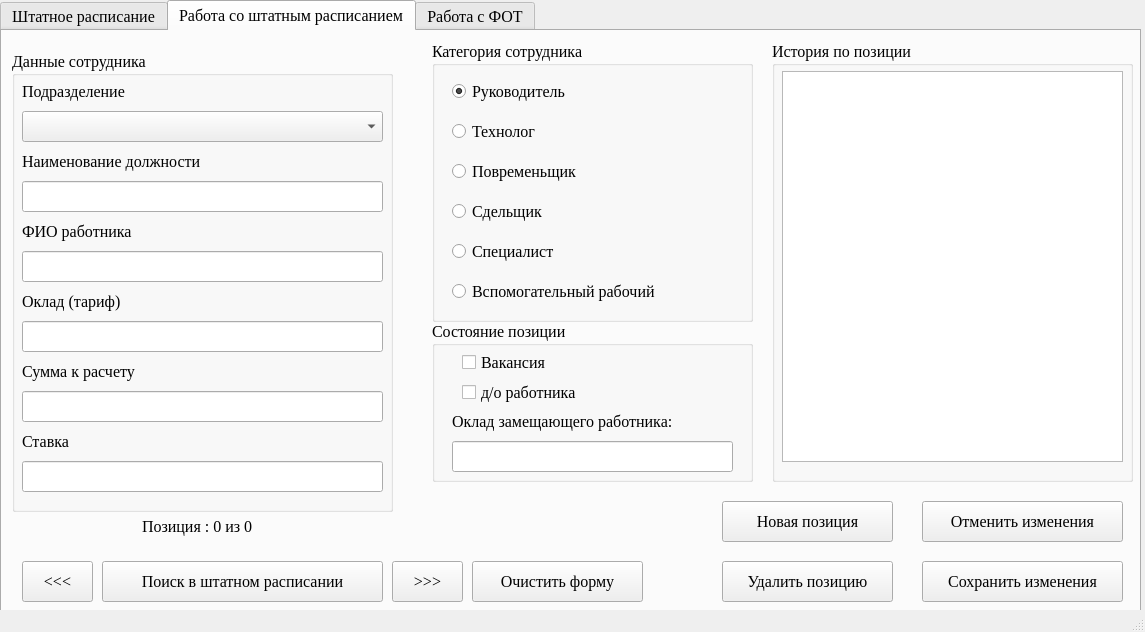
<?xml version="1.0" encoding="UTF-8"?>
<ui version="4.0">
 <class>MainWindow</class>
 <widget class="QMainWindow" name="MainWindow">
  <property name="geometry">
   <rect>
    <x>0</x>
    <y>0</y>
    <width>1145</width>
    <height>632</height>
   </rect>
  </property>
  <property name="focusPolicy">
   <enum>Qt::TabFocus</enum>
  </property>
  <property name="windowTitle">
   <string>Расчет распределения фонда оплаты труда</string>
  </property>
  <widget class="QWidget" name="centralwidget">
   <widget class="QTabWidget" name="tabWidget">
    <property name="geometry">
     <rect>
      <x>0</x>
      <y>0</y>
      <width>1141</width>
      <height>731</height>
     </rect>
    </property>
    <property name="font">
     <font>
      <family>Times New Roman</family>
      <pointsize>12</pointsize>
     </font>
    </property>
    <property name="currentIndex">
     <number>1</number>
    </property>
    <widget class="QWidget" name="shtat_table">
     <attribute name="title">
      <string>Штатное расписание</string>
     </attribute>
     <widget class="QTableWidget" name="shtat_table_work">
      <property name="geometry">
       <rect>
        <x>10</x>
        <y>10</y>
        <width>711</width>
        <height>501</height>
       </rect>
      </property>
     </widget>
     <widget class="QPushButton" name="change_position">
      <property name="geometry">
       <rect>
        <x>740</x>
        <y>30</y>
        <width>351</width>
        <height>31</height>
       </rect>
      </property>
      <property name="text">
       <string>Изменить позицию</string>
      </property>
     </widget>
     <widget class="QPushButton" name="save_shtat_table">
      <property name="geometry">
       <rect>
        <x>740</x>
        <y>480</y>
        <width>351</width>
        <height>31</height>
       </rect>
      </property>
      <property name="text">
       <string>Выгрузить для расчета отклонений</string>
      </property>
     </widget>
    </widget>
    <widget class="QWidget" name="shtat_tab">
     <attribute name="title">
      <string>Работа со штатным расписанием</string>
     </attribute>
     <widget class="QGroupBox" name="personel_data">
      <property name="geometry">
       <rect>
        <x>10</x>
        <y>20</y>
        <width>381</width>
        <height>461</height>
       </rect>
      </property>
      <property name="font">
       <font>
        <family>Times New Roman</family>
        <pointsize>12</pointsize>
       </font>
      </property>
      <property name="title">
       <string>Данные сотрудника</string>
      </property>
      <widget class="QLabel" name="department">
       <property name="geometry">
        <rect>
         <x>10</x>
         <y>30</y>
         <width>151</width>
         <height>21</height>
        </rect>
       </property>
       <property name="text">
        <string>Подразделение</string>
       </property>
      </widget>
      <widget class="QLabel" name="position">
       <property name="geometry">
        <rect>
         <x>10</x>
         <y>100</y>
         <width>241</width>
         <height>21</height>
        </rect>
       </property>
       <property name="text">
        <string>Наименование должности</string>
       </property>
      </widget>
      <widget class="QLabel" name="fio">
       <property name="geometry">
        <rect>
         <x>10</x>
         <y>170</y>
         <width>161</width>
         <height>21</height>
        </rect>
       </property>
       <property name="text">
        <string>ФИО работника</string>
       </property>
      </widget>
      <widget class="QLabel" name="tarif">
       <property name="geometry">
        <rect>
         <x>10</x>
         <y>240</y>
         <width>161</width>
         <height>21</height>
        </rect>
       </property>
       <property name="text">
        <string>Оклад (тариф)</string>
       </property>
      </widget>
      <widget class="QLabel" name="salary">
       <property name="geometry">
        <rect>
         <x>10</x>
         <y>310</y>
         <width>161</width>
         <height>21</height>
        </rect>
       </property>
       <property name="text">
        <string>Сумма к расчету</string>
       </property>
      </widget>
      <widget class="QLineEdit" name="pos_input">
       <property name="geometry">
        <rect>
         <x>10</x>
         <y>130</y>
         <width>361</width>
         <height>31</height>
        </rect>
       </property>
      </widget>
      <widget class="QLineEdit" name="fio_input">
       <property name="geometry">
        <rect>
         <x>10</x>
         <y>200</y>
         <width>361</width>
         <height>31</height>
        </rect>
       </property>
      </widget>
      <widget class="QLineEdit" name="tarif_input">
       <property name="geometry">
        <rect>
         <x>10</x>
         <y>270</y>
         <width>361</width>
         <height>31</height>
        </rect>
       </property>
      </widget>
      <widget class="QLineEdit" name="salary_input">
       <property name="geometry">
        <rect>
         <x>10</x>
         <y>340</y>
         <width>361</width>
         <height>31</height>
        </rect>
       </property>
      </widget>
      <widget class="QLineEdit" name="pos_count_input">
       <property name="geometry">
        <rect>
         <x>10</x>
         <y>410</y>
         <width>361</width>
         <height>31</height>
        </rect>
       </property>
      </widget>
      <widget class="QLabel" name="pos_count">
       <property name="geometry">
        <rect>
         <x>10</x>
         <y>380</y>
         <width>171</width>
         <height>21</height>
        </rect>
       </property>
       <property name="text">
        <string>Ставка</string>
       </property>
      </widget>
      <widget class="QComboBox" name="department_input">
       <property name="geometry">
        <rect>
         <x>10</x>
         <y>60</y>
         <width>361</width>
         <height>31</height>
        </rect>
       </property>
      </widget>
     </widget>
     <widget class="QGroupBox" name="category">
      <property name="geometry">
       <rect>
        <x>430</x>
        <y>10</y>
        <width>321</width>
        <height>281</height>
       </rect>
      </property>
      <property name="title">
       <string>Категория сотрудника</string>
      </property>
      <widget class="QRadioButton" name="na">
       <property name="geometry">
        <rect>
         <x>20</x>
         <y>40</y>
         <width>161</width>
         <height>21</height>
        </rect>
       </property>
       <property name="text">
        <string>Руководитель</string>
       </property>
       <property name="checked">
        <bool>true</bool>
       </property>
      </widget>
      <widget class="QRadioButton" name="tt">
       <property name="geometry">
        <rect>
         <x>20</x>
         <y>80</y>
         <width>161</width>
         <height>21</height>
        </rect>
       </property>
       <property name="text">
        <string>Технолог</string>
       </property>
      </widget>
      <widget class="QRadioButton" name="ti">
       <property name="geometry">
        <rect>
         <x>20</x>
         <y>120</y>
         <width>281</width>
         <height>21</height>
        </rect>
       </property>
       <property name="text">
        <string>Повременьщик</string>
       </property>
      </widget>
      <widget class="QRadioButton" name="ws">
       <property name="geometry">
        <rect>
         <x>20</x>
         <y>240</y>
         <width>261</width>
         <height>21</height>
        </rect>
       </property>
       <property name="text">
        <string>Вспомогательный рабочий</string>
       </property>
      </widget>
      <widget class="QRadioButton" name="np">
       <property name="geometry">
        <rect>
         <x>20</x>
         <y>200</y>
         <width>161</width>
         <height>21</height>
        </rect>
       </property>
       <property name="text">
        <string>Специалист</string>
       </property>
      </widget>
      <widget class="QRadioButton" name="sd">
       <property name="geometry">
        <rect>
         <x>20</x>
         <y>160</y>
         <width>161</width>
         <height>21</height>
        </rect>
       </property>
       <property name="text">
        <string>Сдельщик</string>
       </property>
      </widget>
     </widget>
     <widget class="QGroupBox" name="history">
      <property name="geometry">
       <rect>
        <x>770</x>
        <y>10</y>
        <width>361</width>
        <height>441</height>
       </rect>
      </property>
      <property name="title">
       <string>История по позиции</string>
      </property>
      <widget class="QTextEdit" name="history_text">
       <property name="geometry">
        <rect>
         <x>10</x>
         <y>30</y>
         <width>341</width>
         <height>391</height>
        </rect>
       </property>
      </widget>
     </widget>
     <widget class="QGroupBox" name="Position_Condition">
      <property name="geometry">
       <rect>
        <x>430</x>
        <y>290</y>
        <width>321</width>
        <height>161</height>
       </rect>
      </property>
      <property name="title">
       <string>Состояние позиции</string>
      </property>
      <widget class="QLabel" name="Salary_do">
       <property name="geometry">
        <rect>
         <x>20</x>
         <y>90</y>
         <width>271</width>
         <height>21</height>
        </rect>
       </property>
       <property name="font">
        <font>
         <pointsize>12</pointsize>
        </font>
       </property>
       <property name="text">
        <string>Оклад замещающего работника:</string>
       </property>
      </widget>
      <widget class="QLineEdit" name="do_salary_input">
       <property name="geometry">
        <rect>
         <x>20</x>
         <y>120</y>
         <width>281</width>
         <height>31</height>
        </rect>
       </property>
      </widget>
      <widget class="QCheckBox" name="do_y_n">
       <property name="geometry">
        <rect>
         <x>30</x>
         <y>60</y>
         <width>159</width>
         <height>23</height>
        </rect>
       </property>
       <property name="text">
        <string>д/о работника</string>
       </property>
      </widget>
      <widget class="QCheckBox" name="vacancy">
       <property name="geometry">
        <rect>
         <x>30</x>
         <y>30</y>
         <width>281</width>
         <height>23</height>
        </rect>
       </property>
       <property name="text">
        <string>Вакансия</string>
       </property>
      </widget>
     </widget>
     <widget class="QLabel" name="search_number">
      <property name="geometry">
       <rect>
        <x>140</x>
        <y>480</y>
        <width>241</width>
        <height>31</height>
       </rect>
      </property>
      <property name="text">
       <string>Позиция : 0 из 0</string>
      </property>
     </widget>
     <widget class="QPushButton" name="search_button">
      <property name="geometry">
       <rect>
        <x>100</x>
        <y>530</y>
        <width>281</width>
        <height>41</height>
       </rect>
      </property>
      <property name="text">
       <string>Поиск в штатном расписании</string>
      </property>
     </widget>
     <widget class="QPushButton" name="left_button">
      <property name="geometry">
       <rect>
        <x>20</x>
        <y>530</y>
        <width>71</width>
        <height>41</height>
       </rect>
      </property>
      <property name="text">
       <string>&lt;&lt;&lt;</string>
      </property>
     </widget>
     <widget class="QPushButton" name="right_button">
      <property name="geometry">
       <rect>
        <x>390</x>
        <y>530</y>
        <width>71</width>
        <height>41</height>
       </rect>
      </property>
      <property name="text">
       <string>&gt;&gt;&gt;</string>
      </property>
     </widget>
     <widget class="QPushButton" name="save_button">
      <property name="geometry">
       <rect>
        <x>920</x>
        <y>530</y>
        <width>201</width>
        <height>41</height>
       </rect>
      </property>
      <property name="text">
       <string>Сохранить изменения</string>
      </property>
     </widget>
     <widget class="QPushButton" name="cancel_button">
      <property name="geometry">
       <rect>
        <x>920</x>
        <y>470</y>
        <width>201</width>
        <height>41</height>
       </rect>
      </property>
      <property name="text">
       <string>Отменить изменения</string>
      </property>
     </widget>
     <widget class="QPushButton" name="new_position_button">
      <property name="geometry">
       <rect>
        <x>720</x>
        <y>470</y>
        <width>171</width>
        <height>41</height>
       </rect>
      </property>
      <property name="text">
       <string>Новая позиция</string>
      </property>
     </widget>
     <widget class="QPushButton" name="delete_button">
      <property name="geometry">
       <rect>
        <x>720</x>
        <y>530</y>
        <width>171</width>
        <height>41</height>
       </rect>
      </property>
      <property name="text">
       <string>Удалить позицию</string>
      </property>
     </widget>
     <widget class="QPushButton" name="clear_form_buton">
      <property name="geometry">
       <rect>
        <x>470</x>
        <y>530</y>
        <width>171</width>
        <height>41</height>
       </rect>
      </property>
      <property name="text">
       <string>Очистить форму</string>
      </property>
     </widget>
    </widget>
    <widget class="QWidget" name="fot_tab">
     <attribute name="title">
      <string>Работа с ФОТ</string>
     </attribute>
     <widget class="QTableWidget" name="stimul_table">
      <property name="geometry">
       <rect>
        <x>610</x>
        <y>10</y>
        <width>521</width>
        <height>441</height>
       </rect>
      </property>
     </widget>
     <widget class="QGroupBox" name="data">
      <property name="geometry">
       <rect>
        <x>10</x>
        <y>10</y>
        <width>581</width>
        <height>271</height>
       </rect>
      </property>
      <property name="title">
       <string>Данные для расчета</string>
      </property>
      <widget class="QLabel" name="fot_label">
       <property name="geometry">
        <rect>
         <x>20</x>
         <y>60</y>
         <width>221</width>
         <height>31</height>
        </rect>
       </property>
       <property name="text">
        <string>ФОТ к распределению:</string>
       </property>
      </widget>
      <widget class="QLabel" name="file_otkl_label">
       <property name="geometry">
        <rect>
         <x>20</x>
         <y>20</y>
         <width>181</width>
         <height>31</height>
        </rect>
       </property>
       <property name="text">
        <string>Файл отклонений:</string>
       </property>
      </widget>
      <widget class="QLabel" name="month_label">
       <property name="geometry">
        <rect>
         <x>20</x>
         <y>100</y>
         <width>181</width>
         <height>31</height>
        </rect>
       </property>
       <property name="text">
        <string>Месяц:</string>
       </property>
      </widget>
      <widget class="QLabel" name="work_days_label">
       <property name="geometry">
        <rect>
         <x>20</x>
         <y>140</y>
         <width>231</width>
         <height>31</height>
        </rect>
       </property>
       <property name="text">
        <string>Количество рабочих дней:</string>
       </property>
      </widget>
      <widget class="QComboBox" name="month">
       <property name="geometry">
        <rect>
         <x>260</x>
         <y>100</y>
         <width>301</width>
         <height>31</height>
        </rect>
       </property>
      </widget>
      <widget class="QLabel" name="secret_label">
       <property name="geometry">
        <rect>
         <x>20</x>
         <y>180</y>
         <width>231</width>
         <height>31</height>
        </rect>
       </property>
       <property name="text">
        <string>Надбавки за секретность:</string>
       </property>
      </widget>
      <widget class="QLabel" name="stimul_label">
       <property name="geometry">
        <rect>
         <x>20</x>
         <y>220</y>
         <width>221</width>
         <height>31</height>
        </rect>
       </property>
       <property name="text">
        <string>Коэффициент стимула:</string>
       </property>
      </widget>
      <widget class="QLineEdit" name="file_input">
       <property name="geometry">
        <rect>
         <x>260</x>
         <y>20</y>
         <width>301</width>
         <height>31</height>
        </rect>
       </property>
      </widget>
      <widget class="QLineEdit" name="fot_input">
       <property name="geometry">
        <rect>
         <x>260</x>
         <y>60</y>
         <width>301</width>
         <height>31</height>
        </rect>
       </property>
      </widget>
      <widget class="QLineEdit" name="workday_input">
       <property name="geometry">
        <rect>
         <x>260</x>
         <y>140</y>
         <width>301</width>
         <height>31</height>
        </rect>
       </property>
      </widget>
      <widget class="QLineEdit" name="secret_input">
       <property name="geometry">
        <rect>
         <x>260</x>
         <y>180</y>
         <width>301</width>
         <height>31</height>
        </rect>
       </property>
      </widget>
      <widget class="QLineEdit" name="stimul_input">
       <property name="geometry">
        <rect>
         <x>260</x>
         <y>220</y>
         <width>301</width>
         <height>31</height>
        </rect>
       </property>
      </widget>
     </widget>
     <widget class="QLabel" name="message_label">
      <property name="geometry">
       <rect>
        <x>20</x>
        <y>470</y>
        <width>521</width>
        <height>41</height>
       </rect>
      </property>
      <property name="text">
       <string>Сообщение</string>
      </property>
     </widget>
     <widget class="QPushButton" name="save_stimul_table_button">
      <property name="geometry">
       <rect>
        <x>730</x>
        <y>470</y>
        <width>181</width>
        <height>41</height>
       </rect>
      </property>
      <property name="text">
       <string>Выгрузить в файл</string>
      </property>
     </widget>
     <widget class="QPushButton" name="print_sheets_button">
      <property name="geometry">
       <rect>
        <x>930</x>
        <y>470</y>
        <width>201</width>
        <height>41</height>
       </rect>
      </property>
      <property name="text">
       <string>Напечатать листочки</string>
      </property>
     </widget>
     <widget class="QPushButton" name="count_button">
      <property name="geometry">
       <rect>
        <x>550</x>
        <y>470</y>
        <width>161</width>
        <height>41</height>
       </rect>
      </property>
      <property name="text">
       <string>Пересчитать</string>
      </property>
     </widget>
     <widget class="QGroupBox" name="change_data">
      <property name="geometry">
       <rect>
        <x>10</x>
        <y>300</y>
        <width>581</width>
        <height>161</height>
       </rect>
      </property>
      <property name="title">
       <string>Изменение данных по подразделениям</string>
      </property>
      <widget class="QPushButton" name="load_dep_data_button">
       <property name="geometry">
        <rect>
         <x>20</x>
         <y>30</y>
         <width>541</width>
         <height>31</height>
        </rect>
       </property>
       <property name="text">
        <string>Загрузить данные по подразделениям</string>
       </property>
      </widget>
      <widget class="QPushButton" name="save_dep_data_button">
       <property name="geometry">
        <rect>
         <x>20</x>
         <y>110</y>
         <width>541</width>
         <height>31</height>
        </rect>
       </property>
       <property name="text">
        <string>Сохранить данные по подразделениям</string>
       </property>
      </widget>
      <widget class="QComboBox" name="select_department">
       <property name="geometry">
        <rect>
         <x>20</x>
         <y>70</y>
         <width>161</width>
         <height>31</height>
        </rect>
       </property>
      </widget>
      <widget class="QLabel" name="dep_stimul_label">
       <property name="geometry">
        <rect>
         <x>210</x>
         <y>70</y>
         <width>221</width>
         <height>31</height>
        </rect>
       </property>
       <property name="text">
        <string>Коэффициент стимула</string>
       </property>
      </widget>
      <widget class="QLineEdit" name="dep_stimul_input">
       <property name="geometry">
        <rect>
         <x>420</x>
         <y>70</y>
         <width>141</width>
         <height>31</height>
        </rect>
       </property>
      </widget>
     </widget>
    </widget>
   </widget>
  </widget>
  <widget class="QStatusBar" name="statusbar"/>
 </widget>
 <resources/>
 <connections/>
</ui>
